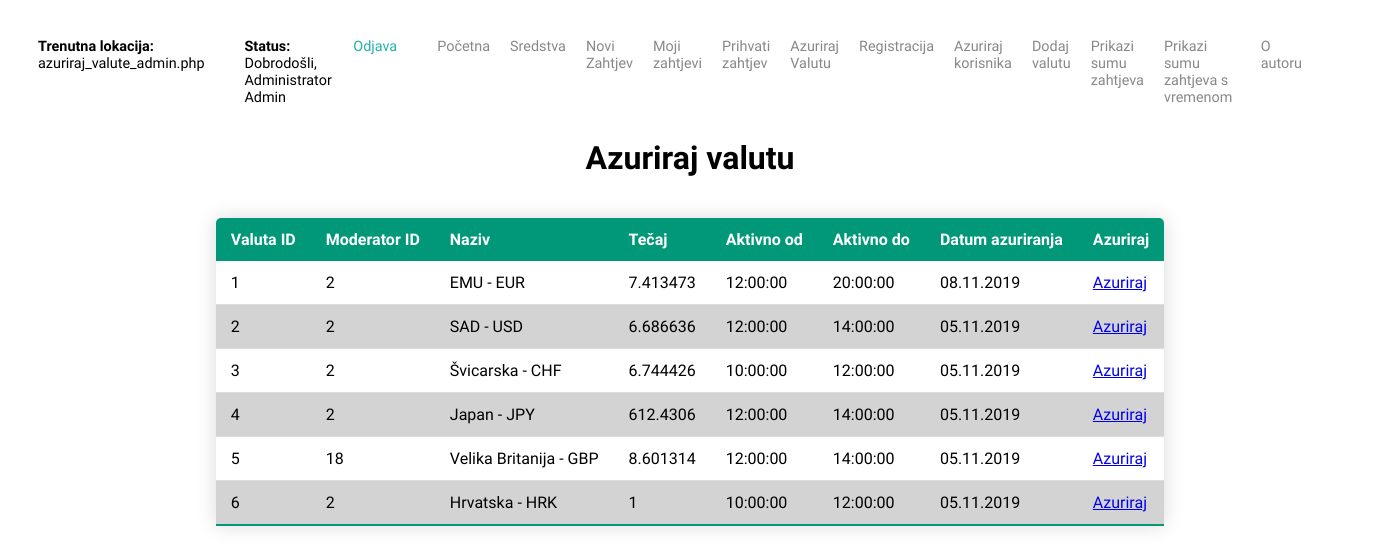
/azuriraj_valute_admin.php (signed in), run on the app's committed database.
### tables this page shows
CREATE TABLE IF NOT EXISTS `valuta` (
  `valuta_id` INT NOT NULL AUTO_INCREMENT,
  `moderator_id` INT NOT NULL,
  `naziv` VARCHAR(50) NOT NULL,
  `tecaj` DOUBLE NOT NULL,
  `slika` TEXT NOT NULL,
  `zvuk` TEXT NULL COMMENT '	',
  `aktivno_od` TIME NULL,
  `aktivno_do` TIME NULL,
  `datum_azuriranja` DATE NULL,
  PRIMARY KEY (`valuta_id`),
  INDEX `fk_liga_korisnik1_idx` (`moderator_id` ASC),
  CONSTRAINT `fk_liga_korisnik1`
    FOREIGN KEY (`moderator_id`)
    REFERENCES `korisnik` (`korisnik_id`)
    ON DELETE NO ACTION
    ON UPDATE NO ACTION);

### baza.php (called while the page is built, shortened)
<?php
function izvrsiUpit($veza, $upit){
	$rezultat = mysqli_query($veza,$upit);
	return $rezultat;
}
?>

### azuriraj_valute_admin.php (the view, shortened to what this page needs)
<?php
	include("zaglavljeproba.php");
	include_once("baza.php");
	$veza = spojiSeNaBazu();
	$upit = "SELECT *FROM valuta WHERE moderator_id= '{$aktivni_korisnik_id}' OR '{$aktivni_korisnik_id}'=1";
	$rezultat = izvrsiUpit($veza, $upit);
?>
<!DOCTYPE html>
<html lang="en">
	<head>
		<link href="jkovacevi.css" rel="stylesheet" type="text/css">
 	</head>
 	<body>
 		<br>
 		<div class="container">
			<div class="naslov">
				<h1>Azuriraj valutu</h1>
			</div>
		</div>
 		<br>
 		<table class="tablica">
 			<thead>
 				<tr>
 					<th>Valuta ID</th>
 					<th>Moderator ID</th>
 					<th>Naziv</th>
 					<th>Tečaj</th>
 					<th>Aktivno od</th>
 					<th>Aktivno do</th>
					<th>Datum azuriranja</th>
					<th>Azuriraj</th>
 				</tr>
 			</thead>
 			<tbody>
 				<?php
 					if(isset($rezultat)){
 						while($red=mysqli_fetch_array($rezultat)){
							$vrijeme2 = strtotime($red[8]);
							$pretvoreno_vrijeme = date("d.m.Y", $vrijeme2);
 							echo "<tr>";
 							echo "<td>{$red[0]}</td>";
 							echo "<td>{$red[1]}</td>";
 							echo "<td>{$red[2]}</td>";
 							echo "<td>{$red[3]}</td>";
 							echo "<td>{$red[6]}</td>";
 							echo "<td>{$red[7]}</td>";
 							echo "<td>{$pretvoreno_vrijeme}</td>";
 							echo "<td><a href='azuriraj_valutu_sve.php?id={$red[0]}'>Azuriraj</a></td>";
 							echo "</tr>";
 						}
 					}
 				?>
 			</tbody>
 		</table>
	 </body>
	</html>

### zaglavljeproba.php (shortened to what this page needs)
<?php
include("baza.php");
$trenutna = basename($_SERVER["PHP_SELF"]);
$aktivni_korisnik = 0;
$aktivni_korisnik_tip = -1;
if (isset($_SESSION['aktivni_korisnik'])) {
    $aktivni_korisnik = $_SESSION['aktivni_korisnik'];
    $aktivni_korisnik_ime = $_SESSION['aktivni_korisnik_ime'];
    $aktivni_korisnik_tip = $_SESSION['aktivni_korisnik_tip'];
    $aktivni_korisnik_id = $_SESSION['aktivni_korisnik_id'];
}
?>
<!DOCTYPE html>
<html>
<head>
    <link href="jkovacevi.css" type="text/css" rel="stylesheet" />
</head>
<body>
    <div class="container">
        <div class="navigation">
            <div class="left-side">
                <div class="nav-link">
                    <?php
                    echo "<strong>Trenutna lokacija: </strong>" . $trenutna . "";
                    ?>
                </div>
                    <?php
                    if ($aktivni_korisnik === 0) {
                        echo "<span><strong>Status: </strong>Neprijavljeni korisnik</span>";
                    ?>
                </div>
                <div class="nav-link1">
                    <?php
                        echo "<a class='link' href='prijava.php'>Prijava</a>";
                    ?>
                </div>
                <div class="nav-link">
                <?php
                    } else {
                ?>
                <div class="nav-link">
                    <?php
                        echo "<span><strong>Status: </strong>Dobrodošli, $aktivni_korisnik_ime</span>";
                    ?>
                </div>
                <div class="nav-link1">
                    <?php
                        echo "<a class='link' href='prijava.php?logout=1'>Odjava</a>";
                    ?>
                </div>
                <?php
                    }
                ?>
                <?php
                switch (true) {
                    case $trenutna:
                        switch ($aktivni_korisnik_tip) {
                            case 0:
                ?>
                <div class="nav-link">
                    <?php
                                echo '<a href="index.php"';
                                echo "> Početna </a>";
                    ?>
                </div>
                <div class="nav-link">
                    <?php
                                echo '<a href="sredstva.php"';
                                echo "> Sredstva </a>";
                    ?>
                </div>
                <div class="nav-link">
                    <?php
                                echo '<a href="zahtjevnovi.php"';
                                echo "> Novi Zahtjev </a>";
                    ?>
                </div>
                <div class="nav-link">
                    <?php
                                echo '<a href="prihvat2.php"';
                                echo "> Moji zahtjevi </a>";
                    ?>
                </div>
                <div class="nav-link">
                    <?php
                                echo '<a href="prihvat.php"';
                                echo "> Prihvati zahtjev </a>";
                    ?>
                </div>
                <div class="nav-link">
                    <?php
                                echo '<a href="azuriraj_valute_admin.php"';
                                echo "> Azuriraj Valutu </a>";
                    ?>
                </div>
                <div class="nav-link">
                    <?php
                                echo '<a href="registracija.php"';
                                echo "> Registracija </a>";
                    ?>
                </div>
                <div class="nav-link">
                    <?php
                                echo '<a href="azuriraj.php"';
                                echo "> Azuriraj korisnika </a>";
                    ?>
                </div>
                <div class="nav-link">
                    <?php
                                echo '<a href="dodaj_valutu.php"';
                                echo "> Dodaj valutu </a>";
                    ?>
                </div>
                <div class="nav-link">
                    <?php
                                echo '<a href="prikaz.php"';
                                echo "> Prikazi sumu zahtjeva</a>";
                    ?>
                </div>
                    <div class="nav-link">
                    <?php
                                echo '<a href="prikaz_svega2.php"';
                                echo "> Prikazi sumu zahtjeva s vremenom</a>";
                    ?>
                </div>
                <div class="nav-link">
                    <?php
                                echo '<a href="o_autoru.html"';
                                echo "> O autoru </a>";
                    ?>
                </div>
                <?php
                                break;
                ?>
    <?php
                        }
                }
    ?>
            </div>
        </div>
    </div>
</body>
</html>

### jkovacevi.css (style rules this page uses)
body { margin:0px; font-family: 'Inconsolata', monospace, bold; }
h1 { font-family: 'Inconsolata', monospace; text-align: center; }
.container { display: grid; grid-template-columns: 1fr; }
.navigation { display: flex; justify-content: space-between; padding: 38px; }
.left-side { display: flex; }
.navigation > .left-side > div { margin-right: 20px; font-size: 0.9em; }
.nav-link { height: 22px; border-bottom: 1px solid transparent; }
.nav-link a { color: #888888; text-decoration: none; transition: color 0.5s; }
.nav-link1 a { color: lightseagreen; text-decoration: none; transition: color 0.5s; }
.tablica { border-collapse: collapse; margin: 25px o; font-size: 0,9em; min-width: 400px; border-radius: 5px 5px 0 0; overflow: hidden; box-shadow: 0 0 20px rgba(0,0,0,0.15); margin-left:auto; margin-right:auto; }
.tablica thead tr { background-color: #009879; color: white; text-align: left; font-weight: bold; }
.tablica th { padding: 12px 15px; }
.tablica td { padding: 12px 15px; }
.tablica tbody tr { border-bottom: 1px solid #dddddd; }
.tablica tbody tr:nth-of-type(even) { background-color: lightgrey; }
.tablica tbody tr:last-of-type { border-bottom: 2px solid #009879; }

### data on the page
valuta: valuta_id "1", moderator "2", naziv "EMU - EUR", tecaj "7.413473", aktivno_od "12:00:00", aktivno_do "20:00:00", datum_azuriranja "08.11.2019"
valuta: valuta_id "2", moderator "2", naziv "SAD - USD", tecaj "6.686636", aktivno_od "12:00:00", aktivno_do "14:00:00", datum_azuriranja "05.11.2019"
valuta: valuta_id "3", moderator "2", naziv "Švicarska - CHF", tecaj "6.744426", aktivno_od "10:00:00", aktivno_do "12:00:00", datum_azuriranja "05.11.2019"
valuta: valuta_id "4", moderator "2", naziv "Japan - JPY", tecaj "612.4306", aktivno_od "12:00:00", aktivno_do "14:00:00", datum_azuriranja "05.11.2019"
valuta: valuta_id "5", moderator "18", naziv "Velika Britanija - GBP", tecaj "8.601314", aktivno_od "12:00:00", aktivno_do "14:00:00", datum_azuriranja "05.11.2019"
valuta: valuta_id "6", moderator "2", naziv "Hrvatska - HRK", tecaj "1", aktivno_od "10:00:00", aktivno_do "12:00:00", datum_azuriranja "05.11.2019"

### other printed values
$trenutna "azuriraj_valute_admin.php"
$aktivni_korisnik_ime "Administrator Admin"
